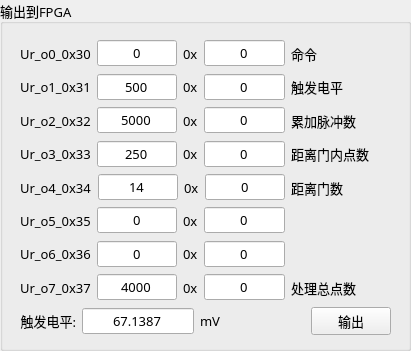
   <widget class="QGroupBox" name="groupBox_2">
    <property name="geometry">
     <rect>
      <x>30</x>
      <y>260</y>
      <width>411</width>
      <height>351</height>
     </rect>
    </property>
    <property name="font">
     <font>
      <family>微软雅黑</family>
      <pointsize>10</pointsize>
     </font>
    </property>
    <property name="title">
     <string>输出到FPGA</string>
    </property>
    <widget class="QWidget" name="layoutWidget">
     <property name="geometry">
      <rect>
       <x>20</x>
       <y>40</y>
       <width>371</width>
       <height>295</height>
      </rect>
     </property>
     <property name="font">
      <font>
       <family>微软雅黑</family>
      </font>
     </property>
     <layout class="QVBoxLayout" name="verticalLayout_2">
      <item>
       <layout class="QHBoxLayout" name="horizontalLayout_5">
        <item>
         <widget class="QLabel" name="label_5">
          <property name="font">
           <font>
            <family>微软雅黑</family>
           </font>
          </property>
          <property name="text">
           <string>Ur_o0_0x30</string>
          </property>
         </widget>
        </item>
        <item>
         <widget class="QLineEdit" name="lineEdit_toFPGA_0">
          <property name="enabled">
           <bool>true</bool>
          </property>
          <property name="sizePolicy">
           <sizepolicy hsizetype="Minimum" vsizetype="Fixed">
            <horstretch>0</horstretch>
            <verstretch>0</verstretch>
           </sizepolicy>
          </property>
          <property name="minimumSize">
           <size>
            <width>60</width>
            <height>0</height>
           </size>
          </property>
          <property name="font">
           <font>
            <family>微软雅黑</family>
           </font>
          </property>
          <property name="text">
           <string>0</string>
          </property>
          <property name="alignment">
           <set>Qt::AlignCenter</set>
          </property>
         </widget>
        </item>
        <item>
         <widget class="QLabel" name="label_28">
          <property name="font">
           <font>
            <family>微软雅黑</family>
           </font>
          </property>
          <property name="text">
           <string>0x</string>
          </property>
         </widget>
        </item>
        <item>
         <widget class="QLineEdit" name="lineEdit_toFPGA_0x">
          <property name="enabled">
           <bool>true</bool>
          </property>
          <property name="sizePolicy">
           <sizepolicy hsizetype="MinimumExpanding" vsizetype="Fixed">
            <horstretch>0</horstretch>
            <verstretch>0</verstretch>
           </sizepolicy>
          </property>
          <property name="minimumSize">
           <size>
            <width>40</width>
            <height>0</height>
           </size>
          </property>
          <property name="font">
           <font>
            <family>微软雅黑</family>
           </font>
          </property>
          <property name="text">
           <string>0</string>
          </property>
          <property name="alignment">
           <set>Qt::AlignCenter</set>
          </property>
         </widget>
        </item>
        <item>
         <widget class="QLabel" name="label_14">
          <property name="minimumSize">
           <size>
            <width>100</width>
            <height>0</height>
           </size>
          </property>
          <property name="font">
           <font>
            <family>Microsoft YaHei</family>
            <pointsize>10</pointsize>
           </font>
          </property>
          <property name="text">
           <string>命令</string>
          </property>
          <property name="alignment">
           <set>Qt::AlignLeading|Qt::AlignLeft|Qt::AlignVCenter</set>
          </property>
         </widget>
        </item>
       </layout>
      </item>
      <item>
       <layout class="QHBoxLayout" name="horizontalLayout_6">
        <item>
         <widget class="QLabel" name="label_6">
          <property name="font">
           <font>
            <family>微软雅黑</family>
           </font>
          </property>
          <property name="text">
           <string>Ur_o1_0x31</string>
          </property>
         </widget>
        </item>
        <item>
         <widget class="QLineEdit" name="lineEdit_toFPGA_1">
          <property name="enabled">
           <bool>true</bool>
          </property>
          <property name="sizePolicy">
           <sizepolicy hsizetype="Minimum" vsizetype="Fixed">
            <horstretch>0</horstretch>
            <verstretch>0</verstretch>
           </sizepolicy>
          </property>
          <property name="minimumSize">
           <size>
            <width>60</width>
            <height>0</height>
           </size>
          </property>
          <property name="font">
           <font>
            <family>微软雅黑</family>
           </font>
          </property>
          <property name="text">
           <string>500</string>
          </property>
          <property name="alignment">
           <set>Qt::AlignCenter</set>
          </property>
         </widget>
        </item>
        <item>
         <widget class="QLabel" name="label_27">
          <property name="font">
           <font>
            <family>微软雅黑</family>
           </font>
          </property>
          <property name="text">
           <string>0x</string>
          </property>
         </widget>
        </item>
        <item>
         <widget class="QLineEdit" name="lineEdit_toFPGA_1x">
          <property name="enabled">
           <bool>true</bool>
          </property>
          <property name="sizePolicy">
           <sizepolicy hsizetype="MinimumExpanding" vsizetype="Fixed">
            <horstretch>0</horstretch>
            <verstretch>0</verstretch>
           </sizepolicy>
          </property>
          <property name="minimumSize">
           <size>
            <width>40</width>
            <height>0</height>
           </size>
          </property>
          <property name="font">
           <font>
            <family>微软雅黑</family>
           </font>
          </property>
          <property name="text">
           <string>0</string>
          </property>
          <property name="alignment">
           <set>Qt::AlignCenter</set>
          </property>
         </widget>
        </item>
        <item>
         <widget class="QLabel" name="label_37">
          <property name="minimumSize">
           <size>
            <width>100</width>
            <height>0</height>
           </size>
          </property>
          <property name="font">
           <font>
            <family>Microsoft YaHei</family>
            <pointsize>10</pointsize>
           </font>
          </property>
          <property name="text">
           <string>触发电平</string>
          </property>
          <property name="alignment">
           <set>Qt::AlignLeading|Qt::AlignLeft|Qt::AlignVCenter</set>
          </property>
         </widget>
        </item>
       </layout>
      </item>
      <item>
       <layout class="QHBoxLayout" name="horizontalLayout_7">
        <item>
         <widget class="QLabel" name="label_7">
          <property name="font">
           <font>
            <family>微软雅黑</family>
           </font>
          </property>
          <property name="text">
           <string>Ur_o2_0x32</string>
          </property>
         </widget>
        </item>
        <item>
         <widget class="QLineEdit" name="lineEdit_toFPGA_2">
          <property name="enabled">
           <bool>true</bool>
          </property>
          <property name="sizePolicy">
           <sizepolicy hsizetype="Minimum" vsizetype="Fixed">
            <horstretch>0</horstretch>
            <verstretch>0</verstretch>
           </sizepolicy>
          </property>
          <property name="minimumSize">
           <size>
            <width>60</width>
            <height>0</height>
           </size>
          </property>
          <property name="font">
           <font>
            <family>微软雅黑</family>
           </font>
          </property>
          <property name="text">
           <string>5000</string>
          </property>
          <property name="alignment">
           <set>Qt::AlignCenter</set>
          </property>
         </widget>
        </item>
        <item>
         <widget class="QLabel" name="label_26">
          <property name="font">
           <font>
            <family>微软雅黑</family>
           </font>
          </property>
          <property name="text">
           <string>0x</string>
          </property>
         </widget>
        </item>
        <item>
         <widget class="QLineEdit" name="lineEdit_toFPGA_2x">
          <property name="enabled">
           <bool>true</bool>
          </property>
          <property name="sizePolicy">
           <sizepolicy hsizetype="MinimumExpanding" vsizetype="Fixed">
            <horstretch>0</horstretch>
            <verstretch>0</verstretch>
           </sizepolicy>
          </property>
          <property name="minimumSize">
           <size>
            <width>40</width>
            <height>0</height>
           </size>
          </property>
          <property name="font">
           <font>
            <family>微软雅黑</family>
           </font>
          </property>
          <property name="text">
           <string>0</string>
          </property>
          <property name="alignment">
           <set>Qt::AlignCenter</set>
          </property>
         </widget>
        </item>
        <item>
         <widget class="QLabel" name="label_36">
          <property name="minimumSize">
           <size>
            <width>100</width>
            <height>0</height>
           </size>
          </property>
          <property name="font">
           <font>
            <family>Microsoft YaHei</family>
            <pointsize>10</pointsize>
           </font>
          </property>
          <property name="text">
           <string>累加脉冲数</string>
          </property>
          <property name="alignment">
           <set>Qt::AlignLeading|Qt::AlignLeft|Qt::AlignVCenter</set>
          </property>
         </widget>
        </item>
       </layout>
      </item>
      <item>
       <layout class="QHBoxLayout" name="horizontalLayout_8">
        <item>
         <widget class="QLabel" name="label_8">
          <property name="font">
           <font>
            <family>微软雅黑</family>
           </font>
          </property>
          <property name="text">
           <string>Ur_o3_0x33</string>
          </property>
         </widget>
        </item>
        <item>
         <widget class="QLineEdit" name="lineEdit_toFPGA_3">
          <property name="enabled">
           <bool>true</bool>
          </property>
          <property name="sizePolicy">
           <sizepolicy hsizetype="Minimum" vsizetype="Fixed">
            <horstretch>0</horstretch>
            <verstretch>0</verstretch>
           </sizepolicy>
          </property>
          <property name="minimumSize">
           <size>
            <width>60</width>
            <height>0</height>
           </size>
          </property>
          <property name="font">
           <font>
            <family>微软雅黑</family>
           </font>
          </property>
          <property name="text">
           <string>250</string>
          </property>
          <property name="alignment">
           <set>Qt::AlignCenter</set>
          </property>
         </widget>
        </item>
        <item>
         <widget class="QLabel" name="label_24">
          <property name="font">
           <font>
            <family>微软雅黑</family>
           </font>
          </property>
          <property name="text">
           <string>0x</string>
          </property>
         </widget>
        </item>
        <item>
         <widget class="QLineEdit" name="lineEdit_toFPGA_3x">
          <property name="enabled">
           <bool>true</bool>
          </property>
          <property name="sizePolicy">
           <sizepolicy hsizetype="MinimumExpanding" vsizetype="Fixed">
            <horstretch>0</horstretch>
            <verstretch>0</verstretch>
           </sizepolicy>
          </property>
          <property name="minimumSize">
           <size>
            <width>40</width>
            <height>0</height>
           </size>
          </property>
          <property name="font">
           <font>
            <family>微软雅黑</family>
           </font>
          </property>
          <property name="text">
           <string>0</string>
          </property>
          <property name="alignment">
           <set>Qt::AlignCenter</set>
          </property>
         </widget>
        </item>
        <item>
         <widget class="QLabel" name="label_35">
          <property name="minimumSize">
           <size>
            <width>100</width>
            <height>0</height>
           </size>
          </property>
          <property name="font">
           <font>
            <family>Microsoft YaHei</family>
            <pointsize>10</pointsize>
           </font>
          </property>
          <property name="text">
           <string>距离门内点数</string>
          </property>
          <property name="alignment">
           <set>Qt::AlignLeading|Qt::AlignLeft|Qt::AlignVCenter</set>
          </property>
         </widget>
        </item>
       </layout>
      </item>
      <item>
       <layout class="QHBoxLayout" name="horizontalLayout_9">
        <item>
         <widget class="QLabel" name="label_9">
          <property name="font">
           <font>
            <family>微软雅黑</family>
           </font>
          </property>
          <property name="text">
           <string>Ur_o4_0x34</string>
          </property>
         </widget>
        </item>
        <item>
         <widget class="QLineEdit" name="lineEdit_toFPGA_4">
          <property name="enabled">
           <bool>true</bool>
          </property>
          <property name="sizePolicy">
           <sizepolicy hsizetype="Minimum" vsizetype="Fixed">
            <horstretch>0</horstretch>
            <verstretch>0</verstretch>
           </sizepolicy>
          </property>
          <property name="minimumSize">
           <size>
            <width>60</width>
            <height>0</height>
           </size>
          </property>
          <property name="font">
           <font>
            <family>微软雅黑</family>
           </font>
          </property>
          <property name="text">
           <string>14</string>
          </property>
          <property name="alignment">
           <set>Qt::AlignCenter</set>
          </property>
         </widget>
        </item>
        <item>
         <widget class="QLabel" name="label_29">
          <property name="font">
           <font>
            <family>微软雅黑</family>
           </font>
          </property>
          <property name="text">
           <string>0x</string>
          </property>
         </widget>
        </item>
        <item>
         <widget class="QLineEdit" name="lineEdit_toFPGA_4x">
          <property name="enabled">
           <bool>true</bool>
          </property>
          <property name="sizePolicy">
           <sizepolicy hsizetype="MinimumExpanding" vsizetype="Fixed">
            <horstretch>0</horstretch>
            <verstretch>0</verstretch>
           </sizepolicy>
          </property>
          <property name="minimumSize">
           <size>
            <width>40</width>
            <height>0</height>
           </size>
          </property>
          <property name="font">
           <font>
            <family>微软雅黑</family>
           </font>
          </property>
          <property name="text">
           <string>0</string>
          </property>
          <property name="alignment">
           <set>Qt::AlignCenter</set>
          </property>
         </widget>
        </item>
        <item>
         <widget class="QLabel" name="label_39">
          <property name="minimumSize">
           <size>
            <width>100</width>
            <height>0</height>
           </size>
          </property>
          <property name="font">
           <font>
            <family>Microsoft YaHei</family>
            <pointsize>10</pointsize>
           </font>
          </property>
          <property name="text">
           <string>距离门数</string>
          </property>
          <property name="alignment">
           <set>Qt::AlignLeading|Qt::AlignLeft|Qt::AlignVCenter</set>
          </property>
         </widget>
        </item>
       </layout>
      </item>
      <item>
       <layout class="QHBoxLayout" name="horizontalLayout_10">
        <item>
         <widget class="QLabel" name="label_10">
          <property name="font">
           <font>
            <family>微软雅黑</family>
           </font>
          </property>
          <property name="text">
           <string>Ur_o5_0x35</string>
          </property>
         </widget>
        </item>
        <item>
         <widget class="QLineEdit" name="lineEdit_toFPGA_5">
          <property name="enabled">
           <bool>true</bool>
          </property>
          <property name="sizePolicy">
           <sizepolicy hsizetype="Minimum" vsizetype="Fixed">
            <horstretch>0</horstretch>
            <verstretch>0</verstretch>
           </sizepolicy>
          </property>
          <property name="minimumSize">
           <size>
            <width>60</width>
            <height>0</height>
           </size>
          </property>
          <property name="font">
           <font>
            <family>微软雅黑</family>
           </font>
          </property>
          <property name="text">
           <string>0</string>
          </property>
          <property name="alignment">
           <set>Qt::AlignCenter</set>
          </property>
         </widget>
        </item>
        <item>
         <widget class="QLabel" name="label_30">
          <property name="font">
           <font>
            <family>微软雅黑</family>
           </font>
          </property>
          <property name="text">
           <string>0x</string>
          </property>
         </widget>
        </item>
        <item>
         <widget class="QLineEdit" name="lineEdit_toFPGA_5x">
          <property name="enabled">
           <bool>true</bool>
          </property>
          <property name="sizePolicy">
           <sizepolicy hsizetype="MinimumExpanding" vsizetype="Fixed">
            <horstretch>0</horstretch>
            <verstretch>0</verstretch>
           </sizepolicy>
          </property>
          <property name="minimumSize">
           <size>
            <width>40</width>
            <height>0</height>
           </size>
          </property>
          <property name="font">
           <font>
            <family>微软雅黑</family>
           </font>
          </property>
          <property name="text">
           <string>0</string>
          </property>
          <property name="alignment">
           <set>Qt::AlignCenter</set>
          </property>
         </widget>
        </item>
        <item>
         <widget class="QLabel" name="label_40">
          <property name="minimumSize">
           <size>
            <width>100</width>
            <height>0</height>
           </size>
          </property>
          <property name="font">
           <font>
            <family>Microsoft YaHei</family>
            <pointsize>10</pointsize>
           </font>
          </property>
          <property name="text">
           <string/>
          </property>
          <property name="alignment">
           <set>Qt::AlignCenter</set>
          </property>
         </widget>
        </item>
       </layout>
      </item>
      <item>
       <layout class="QHBoxLayout" name="horizontalLayout_11">
        <item>
         <widget class="QLabel" name="label_11">
          <property name="font">
           <font>
            <family>微软雅黑</family>
           </font>
          </property>
          <property name="text">
           <string>Ur_o6_0x36</string>
          </property>
         </widget>
        </item>
        <item>
         <widget class="QLineEdit" name="lineEdit_toFPGA_6">
          <property name="enabled">
           <bool>true</bool>
          </property>
          <property name="sizePolicy">
           <sizepolicy hsizetype="Minimum" vsizetype="Fixed">
            <horstretch>0</horstretch>
            <verstretch>0</verstretch>
           </sizepolicy>
          </property>
          <property name="minimumSize">
           <size>
            <width>60</width>
            <height>0</height>
           </size>
          </property>
          <property name="font">
           <font>
            <family>微软雅黑</family>
           </font>
          </property>
          <property name="text">
           <string>0</string>
          </property>
          <property name="alignment">
           <set>Qt::AlignCenter</set>
          </property>
         </widget>
        </item>
        <item>
         <widget class="QLabel" name="label_31">
          <property name="font">
           <font>
            <family>微软雅黑</family>
           </font>
          </property>
          <property name="text">
           <string>0x</string>
          </property>
         </widget>
        </item>
        <item>
         <widget class="QLineEdit" name="lineEdit_toFPGA_6x">
          <property name="enabled">
           <bool>true</bool>
          </property>
          <property name="sizePolicy">
           <sizepolicy hsizetype="MinimumExpanding" vsizetype="Fixed">
            <horstretch>0</horstretch>
            <verstretch>0</verstretch>
           </sizepolicy>
          </property>
          <property name="minimumSize">
           <size>
            <width>40</width>
            <height>0</height>
           </size>
          </property>
          <property name="font">
           <font>
            <family>微软雅黑</family>
           </font>
          </property>
          <property name="text">
           <string>0</string>
          </property>
          <property name="alignment">
           <set>Qt::AlignCenter</set>
          </property>
         </widget>
        </item>
        <item>
         <widget class="QLabel" name="label_33">
          <property name="minimumSize">
           <size>
            <width>100</width>
            <height>0</height>
           </size>
          </property>
          <property name="font">
           <font>
            <family>Microsoft YaHei</family>
            <pointsize>10</pointsize>
           </font>
          </property>
          <property name="text">
           <string/>
          </property>
          <property name="alignment">
           <set>Qt::AlignCenter</set>
          </property>
         </widget>
        </item>
       </layout>
      </item>
      <item>
       <layout class="QHBoxLayout" name="horizontalLayout_12">
        <item>
         <widget class="QLabel" name="label_12">
          <property name="font">
           <font>
            <family>微软雅黑</family>
           </font>
          </property>
          <property name="text">
           <string>Ur_o7_0x37</string>
          </property>
         </widget>
        </item>
        <item>
         <widget class="QLineEdit" name="lineEdit_toFPGA_7">
          <property name="enabled">
           <bool>true</bool>
          </property>
          <property name="sizePolicy">
           <sizepolicy hsizetype="Minimum" vsizetype="Fixed">
            <horstretch>0</horstretch>
            <verstretch>0</verstretch>
           </sizepolicy>
          </property>
          <property name="minimumSize">
           <size>
            <width>60</width>
            <height>0</height>
           </size>
          </property>
          <property name="font">
           <font>
            <family>微软雅黑</family>
           </font>
          </property>
          <property name="text">
           <string>4000</string>
          </property>
          <property name="alignment">
           <set>Qt::AlignCenter</set>
          </property>
         </widget>
        </item>
        <item>
         <widget class="QLabel" name="label_32">
          <property name="font">
           <font>
            <family>微软雅黑</family>
           </font>
          </property>
          <property name="text">
           <string>0x</string>
          </property>
         </widget>
        </item>
        <item>
         <widget class="QLineEdit" name="lineEdit_toFPGA_7x">
          <property name="enabled">
           <bool>true</bool>
          </property>
          <property name="sizePolicy">
           <sizepolicy hsizetype="MinimumExpanding" vsizetype="Fixed">
            <horstretch>0</horstretch>
            <verstretch>0</verstretch>
           </sizepolicy>
          </property>
          <property name="minimumSize">
           <size>
            <width>40</width>
            <height>0</height>
           </size>
          </property>
          <property name="font">
           <font>
            <family>微软雅黑</family>
           </font>
          </property>
          <property name="text">
           <string>0</string>
          </property>
          <property name="alignment">
           <set>Qt::AlignCenter</set>
          </property>
         </widget>
        </item>
        <item>
         <widget class="QLabel" name="label_38">
          <property name="minimumSize">
           <size>
            <width>100</width>
            <height>0</height>
           </size>
          </property>
          <property name="font">
           <font>
            <family>Microsoft YaHei</family>
            <pointsize>10</pointsize>
           </font>
          </property>
          <property name="text">
           <string>处理总点数</string>
          </property>
          <property name="alignment">
           <set>Qt::AlignLeading|Qt::AlignLeft|Qt::AlignVCenter</set>
          </property>
         </widget>
        </item>
       </layout>
      </item>
      <item>
       <layout class="QHBoxLayout" name="horizontalLayout_19">
        <item>
         <widget class="QLabel" name="label_41">
          <property name="font">
           <font>
            <family>微软雅黑</family>
            <pointsize>10</pointsize>
           </font>
          </property>
          <property name="layoutDirection">
           <enum>Qt::LeftToRight</enum>
          </property>
          <property name="text">
           <string>触发电平:</string>
          </property>
          <property name="alignment">
           <set>Qt::AlignRight|Qt::AlignTrailing|Qt::AlignVCenter</set>
          </property>
         </widget>
        </item>
        <item>
         <widget class="QLineEdit" name="lineEdit_LevelDisp">
          <property name="enabled">
           <bool>true</bool>
          </property>
          <property name="sizePolicy">
           <sizepolicy hsizetype="MinimumExpanding" vsizetype="Fixed">
            <horstretch>0</horstretch>
            <verstretch>0</verstretch>
           </sizepolicy>
          </property>
          <property name="minimumSize">
           <size>
            <width>40</width>
            <height>0</height>
           </size>
          </property>
          <property name="font">
           <font>
            <family>微软雅黑</family>
           </font>
          </property>
          <property name="text">
           <string>67.1387</string>
          </property>
          <property name="alignment">
           <set>Qt::AlignCenter</set>
          </property>
          <property name="readOnly">
           <bool>true</bool>
          </property>
         </widget>
        </item>
        <item>
         <widget class="QLabel" name="label_42">
          <property name="font">
           <font>
            <family>微软雅黑</family>
            <pointsize>10</pointsize>
           </font>
          </property>
          <property name="layoutDirection">
           <enum>Qt::LeftToRight</enum>
          </property>
          <property name="text">
           <string>mV</string>
          </property>
          <property name="alignment">
           <set>Qt::AlignRight|Qt::AlignTrailing|Qt::AlignVCenter</set>
          </property>
         </widget>
        </item>
        <item>
         <spacer name="horizontalSpacer_3">
          <property name="orientation">
           <enum>Qt::Horizontal</enum>
          </property>
          <property name="sizeHint" stdset="0">
           <size>
            <width>98</width>
            <height>17</height>
           </size>
          </property>
         </spacer>
        </item>
        <item>
         <widget class="QPushButton" name="pushButton_output">
          <property name="font">
           <font>
            <family>微软雅黑</family>
            <pointsize>10</pointsize>
           </font>
          </property>
          <property name="text">
           <string>输出</string>
          </property>
         </widget>
        </item>
       </layout>
      </item>
     </layout>
    </widget>
   </widget>
